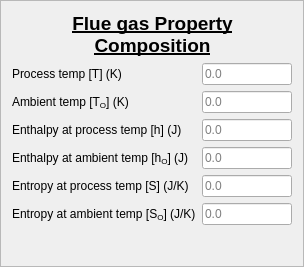
         <widget class="QFrame" name="frame_8">
          <property name="styleSheet">
           <string notr="true">background: none;</string>
          </property>
          <property name="frameShape">
           <enum>QFrame::StyledPanel</enum>
          </property>
          <property name="frameShadow">
           <enum>QFrame::Raised</enum>
          </property>
          <layout class="QGridLayout" name="gridLayout_6">
           <item row="0" column="0">
            <layout class="QHBoxLayout" name="horizontalLayout_56">
             <item>
              <spacer name="horizontalSpacer_27">
               <property name="orientation">
                <enum>Qt::Horizontal</enum>
               </property>
               <property name="sizeHint" stdset="0">
                <size>
                 <width>40</width>
                 <height>20</height>
                </size>
               </property>
              </spacer>
             </item>
             <item>
              <widget class="QLabel" name="label_51">
               <property name="font">
                <font>
                 <pointsize>14</pointsize>
                 <weight>75</weight>
                 <bold>true</bold>
                 <underline>true</underline>
                </font>
               </property>
               <property name="text">
                <string>Flue gas Property
Composition</string>
               </property>
               <property name="alignment">
                <set>Qt::AlignCenter</set>
               </property>
              </widget>
             </item>
             <item>
              <spacer name="horizontalSpacer_28">
               <property name="orientation">
                <enum>Qt::Horizontal</enum>
               </property>
               <property name="sizeHint" stdset="0">
                <size>
                 <width>40</width>
                 <height>20</height>
                </size>
               </property>
              </spacer>
             </item>
            </layout>
           </item>
           <item row="1" column="0">
            <layout class="QHBoxLayout" name="horizontalLayout_12">
             <item>
              <widget class="QLabel" name="label_11">
               <property name="text">
                <string>Process temp [T] (K)</string>
               </property>
              </widget>
             </item>
             <item>
              <widget class="QLineEdit" name="lineEdit_44">
               <property name="maximumSize">
                <size>
                 <width>90</width>
                 <height>16777215</height>
                </size>
               </property>
               <property name="text">
                <string/>
               </property>
               <property name="placeholderText">
                <string>0.0</string>
               </property>
              </widget>
             </item>
            </layout>
           </item>
           <item row="2" column="0">
            <layout class="QHBoxLayout" name="horizontalLayout_27">
             <item>
              <widget class="QLabel" name="label_26">
               <property name="text">
                <string>Ambient temp [T&lt;sub&gt;O&lt;/sub&gt;] (K)</string>
               </property>
              </widget>
             </item>
             <item>
              <widget class="QLineEdit" name="lineEdit_45">
               <property name="maximumSize">
                <size>
                 <width>90</width>
                 <height>16777215</height>
                </size>
               </property>
               <property name="text">
                <string/>
               </property>
               <property name="placeholderText">
                <string>0.0</string>
               </property>
              </widget>
             </item>
            </layout>
           </item>
           <item row="3" column="0">
            <layout class="QHBoxLayout" name="horizontalLayout_57">
             <item>
              <widget class="QLabel" name="label_52">
               <property name="text">
                <string>Enthalpy at process temp [h] (J)</string>
               </property>
              </widget>
             </item>
             <item>
              <widget class="QLineEdit" name="lineEdit_46">
               <property name="maximumSize">
                <size>
                 <width>90</width>
                 <height>16777215</height>
                </size>
               </property>
               <property name="text">
                <string/>
               </property>
               <property name="placeholderText">
                <string>0.0</string>
               </property>
              </widget>
             </item>
            </layout>
           </item>
           <item row="4" column="0">
            <layout class="QHBoxLayout" name="horizontalLayout_58">
             <item>
              <widget class="QLabel" name="label_53">
               <property name="text">
                <string>Enthalpy at ambient temp [h&lt;sub&gt;O&lt;/sub&gt;] (J)</string>
               </property>
              </widget>
             </item>
             <item>
              <widget class="QLineEdit" name="lineEdit_47">
               <property name="maximumSize">
                <size>
                 <width>90</width>
                 <height>16777215</height>
                </size>
               </property>
               <property name="text">
                <string/>
               </property>
               <property name="placeholderText">
                <string>0.0</string>
               </property>
              </widget>
             </item>
            </layout>
           </item>
           <item row="5" column="0">
            <layout class="QHBoxLayout" name="horizontalLayout_59">
             <item>
              <widget class="QLabel" name="label_54">
               <property name="text">
                <string>Entropy at process temp [S] (J/K)</string>
               </property>
              </widget>
             </item>
             <item>
              <widget class="QLineEdit" name="lineEdit_48">
               <property name="maximumSize">
                <size>
                 <width>90</width>
                 <height>16777215</height>
                </size>
               </property>
               <property name="text">
                <string/>
               </property>
               <property name="placeholderText">
                <string>0.0</string>
               </property>
              </widget>
             </item>
            </layout>
           </item>
           <item row="6" column="0">
            <layout class="QHBoxLayout" name="horizontalLayout_60">
             <item>
              <widget class="QLabel" name="label_55">
               <property name="text">
                <string>Entropy at ambient temp [S&lt;sub&gt;O&lt;/sub&gt;] (J/K)</string>
               </property>
              </widget>
             </item>
             <item>
              <widget class="QLineEdit" name="lineEdit_49">
               <property name="maximumSize">
                <size>
                 <width>90</width>
                 <height>16777215</height>
                </size>
               </property>
               <property name="text">
                <string/>
               </property>
               <property name="placeholderText">
                <string>0.0</string>
               </property>
              </widget>
             </item>
            </layout>
           </item>
           <item row="7" column="0">
            <spacer name="verticalSpacer_7">
             <property name="orientation">
              <enum>Qt::Vertical</enum>
             </property>
             <property name="sizeHint" stdset="0">
              <size>
               <width>20</width>
               <height>30</height>
              </size>
             </property>
            </spacer>
           </item>
          </layout>
         </widget>
